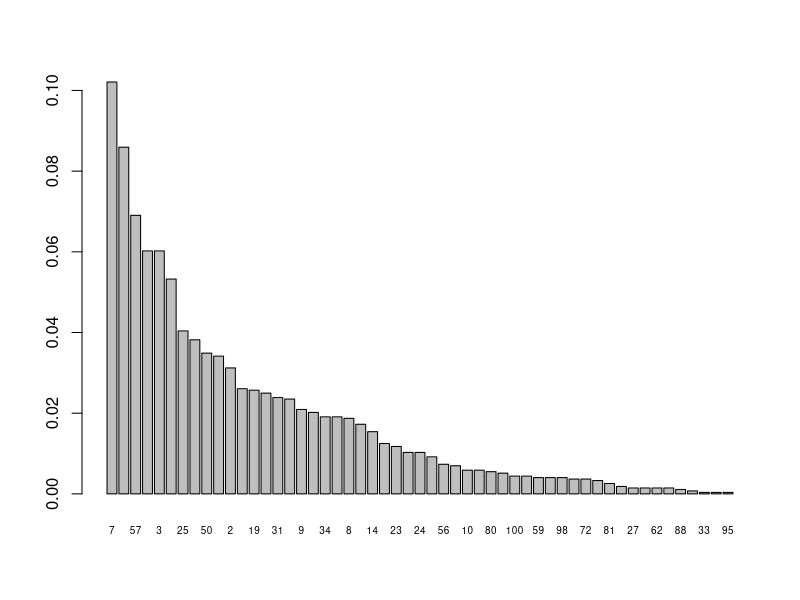
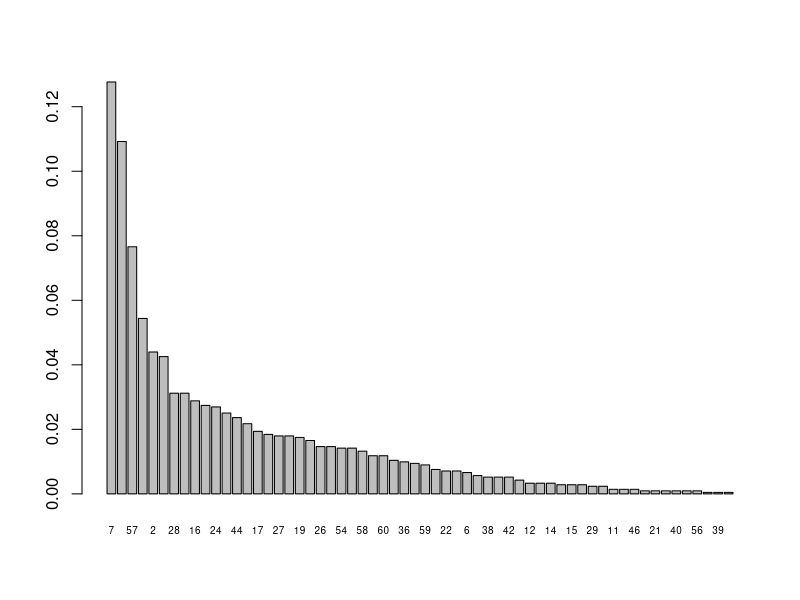
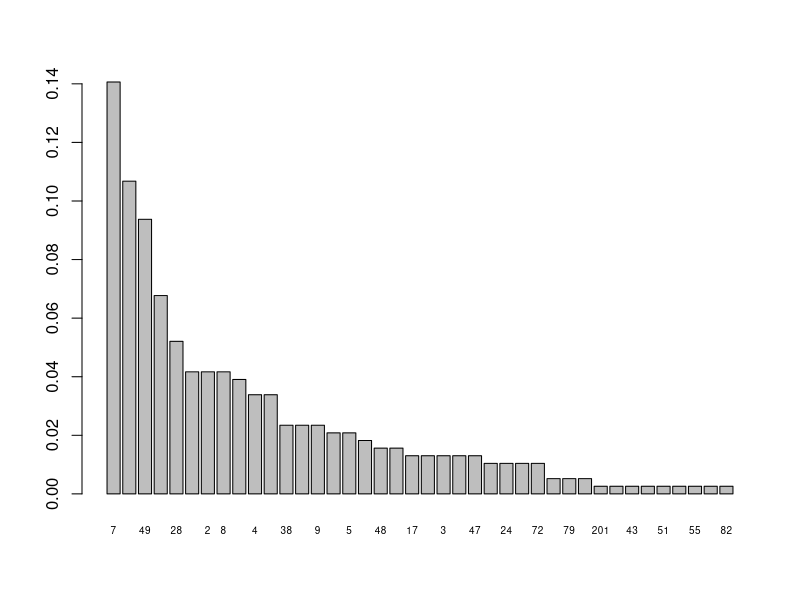
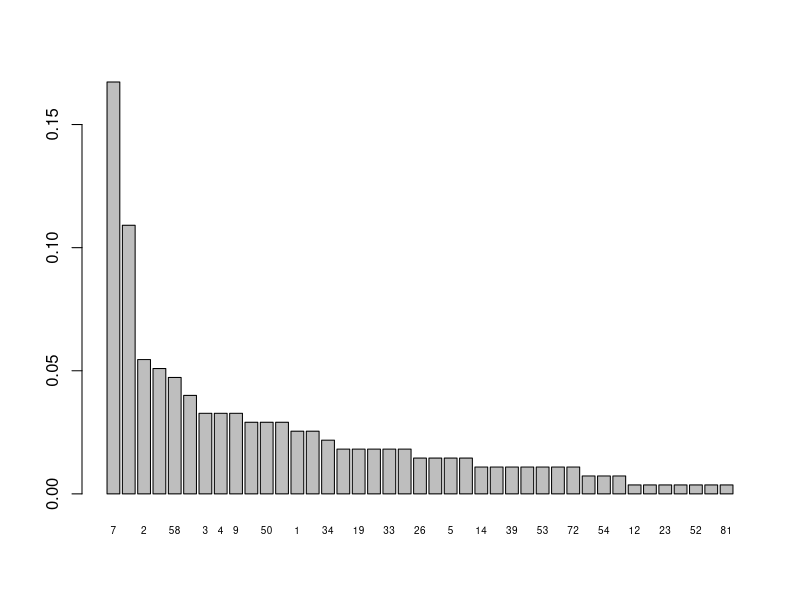
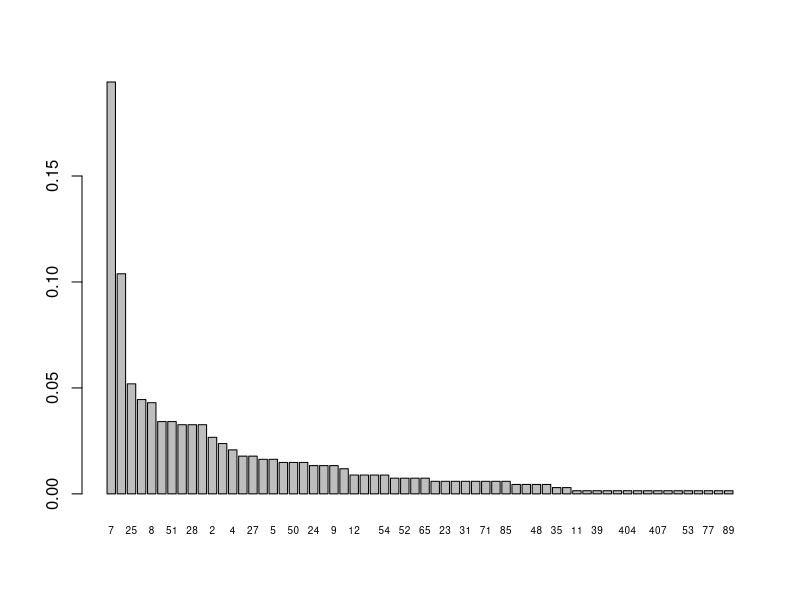
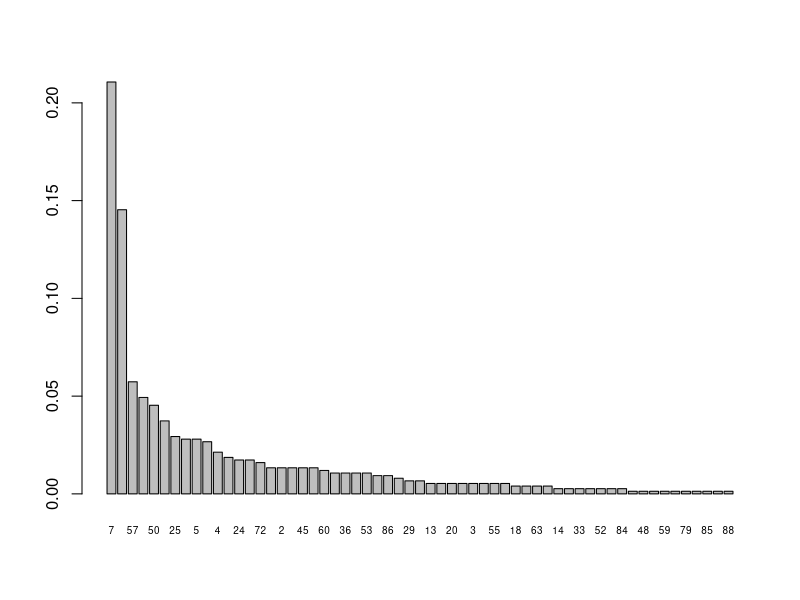
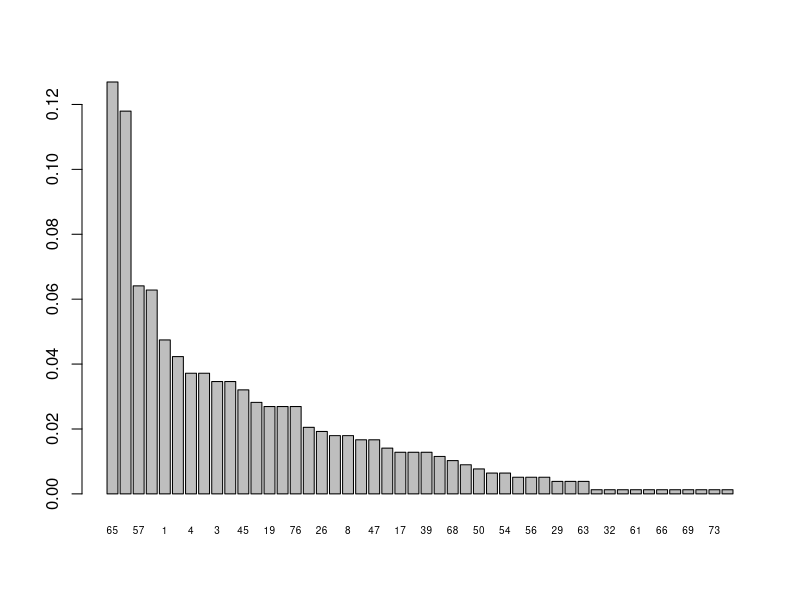
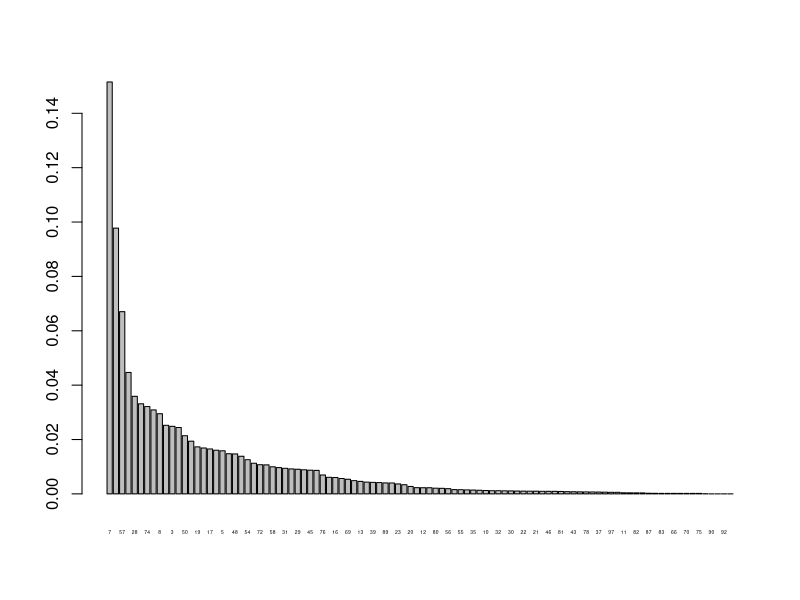

R code for these plots, in order: (Note: this script raises an error after producing the figures.)
## ---- chunk 1
## leave all of this setup chunk as is

library('tidyverse')
library('data.table')
library("plyr")
library("ggplot2")
ASL.Lex <- read_csv('ASL.Lex2.0.clean.csv')
SB <- read_csv("All Countries - clean.csv")

SB <- SB %>% mutate(LexicalClass = LexcialClass)

#For handshape, there are 91 possible values for SB. Other values are changed to NA
SB <- SB %>% filter(Handshape<91)

#Remove any straggler NAs.
SB <- SB %>% drop_na()

#Combine both databases into one.
combined_df <- merge(ASL.Lex, SB, all = TRUE)

#Change NonDom handshape --- to NAs
combined_df$NonDominantHandshape <- revalue(combined_df$NonDominantHandshape, c('---' = NA))

#For TISLR abstract
SB$NonDominantHandshape <- revalue(SB$NonDominantHandshape, c('---' = NA))
## ---- chunk 2
# Find frequency of each handshape for each langauge
ASL <- combined_df %>% filter(Language == "ASL") %>% group_by(Handshape) %>% dplyr::summarize(freq = n()) %>% arrange(desc(freq))
ASL$freq <- ASL$freq/sum(ASL$freq)

barplot(ASL$freq, names.arg=c(ASL$Handshape), cex.names=0.6)

HKG <- combined_df %>% filter(Language == "HKG - Hong Kong") %>% group_by(Handshape) %>% dplyr::summarize(freq = n()) %>% arrange(desc(freq))
HKG$freq <- HKG$freq/sum(HKG$freq)

barplot(HKG$freq, names.arg=c(HKG$Handshape), cex.names=0.6)

ID1 <- combined_df %>% filter(Language == "ID1 - Jakarta, Indonesia") %>% group_by(Handshape) %>% dplyr::summarize(freq = n()) %>% arrange(desc(freq))
ID1$freq <- ID1$freq/sum(ID1$freq)

barplot(ID1$freq, names.arg=c(ID1$Handshape), cex.names=0.6)

ID2 <- combined_df %>% filter(Language == "ID2 - Yogyakarta, Indonesia") %>% group_by(Handshape) %>% dplyr::summarize(freq = n()) %>% arrange(desc(freq))
ID2$freq <- ID2$freq/sum(ID2$freq)

barplot(ID2$freq, names.arg=c(ID2$Handshape), cex.names=0.6)

JPN <- combined_df %>% filter(Language == "JPN - Japan") %>% group_by(Handshape) %>% dplyr::summarize(freq = n()) %>% arrange(desc(freq))
JPN$freq <- JPN$freq/sum(JPN$freq)

barplot(JPN$freq, names.arg=c(JPN$Handshape), cex.names=0.6)

LKA <- combined_df %>% filter(Language == "LKA - Sri Lanka") %>% group_by(Handshape) %>% dplyr::summarize(freq = n()) %>% arrange(desc(freq))
LKA$freq <- LKA$freq/sum(LKA$freq)

barplot(LKA$freq, names.arg=c(LKA$Handshape), cex.names=0.6)

VN1 <- combined_df %>% filter(Language == "VN1 - Ho Chi Minh City, Vietnam") %>% group_by(Handshape) %>% dplyr::summarize(freq = n()) %>% arrange(desc(freq))
VN1$freq <- VN1$freq/sum(VN1$freq)

barplot(VN1$freq, names.arg=c(VN1$Handshape), cex.names=0.6)

freq_summary <- data.frame(matrix(ncol = 1, nrow = 100))
colnames(freq_summary) <- c("Handshape")
freq_summary$Handshape <- seq(1,100)

freq_summary <- merge(freq_summary,ASL,all.x = TRUE)
colnames(freq_summary)[which(names(freq_summary) == "freq")] <- "ASL"
freq_summary <- merge(freq_summary,HKG,all.x = TRUE)
colnames(freq_summary)[which(names(freq_summary) == "freq")] <- "HKG"
freq_summary <- merge(freq_summary,ID1,all.x = TRUE)
colnames(freq_summary)[which(names(freq_summary) == "freq")] <- "ID1"
freq_summary <- merge(freq_summary,ID2,all.x = TRUE)
colnames(freq_summary)[which(names(freq_summary) == "freq")] <- "ID2"
freq_summary <- merge(freq_summary,JPN,all.x = TRUE)
colnames(freq_summary)[which(names(freq_summary) == "freq")] <- "JPN"
freq_summary <- merge(freq_summary,LKA,all.x = TRUE)
colnames(freq_summary)[which(names(freq_summary) == "freq")] <- "LKA"
freq_summary <- merge(freq_summary,VN1,all.x = TRUE)
colnames(freq_summary)[which(names(freq_summary) == "freq")] <- "VN1"

# Find frequency of each handshape across languages (controlling for different sample sizes across langauges) 
freq_summary[is.na(freq_summary)] <- 0
freq_summary_no_index <- freq_summary %>% select(-Handshape)
freq_summary <- freq_summary %>% mutate(Average = rowMeans(freq_summary_no_index))
freq_summary <- freq_summary %>% arrange(desc(Average))
freq_summary$index <- seq(100)
barplot(freq_summary$Average, names.arg=c(freq_summary$Handshape), cex.names=0.3)
plot(-log(freq_summary$Average)[1:96], pch=19, lwd=0.1)



# Fifty percent for all

i <- 0
agg <- 0
while (agg < 0.5){
  i <- i + 1
  agg <- agg + freq_summary$Average[i]
}
freq_summary$Handshape[1:i]


# Fifty percent for each

# > handshapes.fifty.percent(JPN)
# [1] "7"  "49" "25" "57" "8"  "1"  "51"

handshapes.fifty.percent <- function(lang){
i <- 0
agg <- 0
while (agg < 0.5){
  i <- i + 1
  agg <- agg + lang$freq[i]
}
print(lang$Handshape[1:i])
}

ASL$index <- seq(nrow(ASL))
HKG$index <- seq(nrow(HKG))
ID1$index <- seq(nrow(ID1))
ID2$index <- seq(nrow(ID2))
JPN$index <- seq(nrow(JPN))
LKA$index <- seq(nrow(LKA))
VN1$index <- seq(nrow(VN1))

# More Visualization
ggplot(data=freq_summary, aes(x=index, y=Average)) + geom_bar(stat="Identity")

# Zipf (Power Law)
# Take log on both sides of the equation y = k * x ^ (-a)
# -> log(y) = -a * log(x) + log(k)

ASL.zipf.lm <- lm(log(freq) ~ log(index), data = ASL)
ggplot(data=ASL, aes(x=log(index), y=log(freq))) + geom_point(stat="Identity") +
  geom_abline(slope = coef(ASL.zipf.lm)[[2]], intercept = coef(ASL.zipf.lm)[[1]])
ggplot(data=ASL, aes(x=index, y=freq)) + geom_point(stat="Identity") +
  stat_function(fun=function(x){exp(coef(ASL.zipf.lm)[[1]]) * x^coef(ASL.zipf.lm)[[2]]})

HKG.zipf.lm <- lm(log(freq) ~ log(index), data = HKG)
ggplot(data=HKG, aes(x=log(index), y=log(freq))) + geom_point(stat="Identity") +
  geom_abline(slope = coef(HKG.zipf.lm)[[2]], intercept = coef(HKG.zipf.lm)[[1]])
ggplot(data=HKG, aes(x=index, y=freq)) + geom_point(stat="Identity") +
  stat_function(fun=function(x){exp(coef(HKG.zipf.lm)[[1]]) * x^coef(HKG.zipf.lm)[[2]]})

ID1.zipf.lm <- lm(log(freq) ~ log(index), data = ID1)
ggplot(data=ID1, aes(x=log(index), y=log(freq))) + geom_point(stat="Identity") +
  geom_abline(slope = coef(ID1.zipf.lm)[[2]], intercept = coef(ID1.zipf.lm)[[1]])
ggplot(data=ID1, aes(x=index, y=freq)) + geom_point(stat="Identity") +
  stat_function(fun=function(x){exp(coef(ID1.zipf.lm)[[1]]) * x^coef(ID1.zipf.lm)[[2]]})

ID2.zipf.lm <- lm(log(freq) ~ log(index), data = ID2)
ggplot(data=ID2, aes(x=log(index), y=log(freq))) + geom_point(stat="Identity") +
  geom_abline(slope = coef(ID2.zipf.lm)[[2]], intercept = coef(ID2.zipf.lm)[[1]])
ggplot(data=ID2, aes(x=index, y=freq)) + geom_point(stat="Identity") +
  stat_function(fun=function(x){exp(coef(ID2.zipf.lm)[[1]]) * x^coef(ID2.zipf.lm)[[2]]})

JPN.zipf.lm <- lm(log(freq) ~ log(index), data = JPN)
ggplot(data=JPN, aes(x=log(index), y=log(freq))) + geom_point(stat="Identity") +
  geom_abline(slope = coef(JPN.zipf.lm)[[2]], intercept = coef(JPN.zipf.lm)[[1]])
ggplot(data=JPN, aes(x=index, y=freq)) + geom_point(stat="Identity") +
  stat_function(fun=function(x){exp(coef(JPN.zipf.lm)[[1]]) * x^coef(JPN.zipf.lm)[[2]]})

LKA.zipf.lm <- lm(log(freq) ~ log(index), data = LKA)
ggplot(data=LKA, aes(x=log(index), y=log(freq))) + geom_point(stat="Identity") +
  geom_abline(slope = coef(LKA.zipf.lm)[[2]], intercept = coef(LKA.zipf.lm)[[1]])
ggplot(data=LKA, aes(x=index, y=freq)) + geom_point(stat="Identity") +
  stat_function(fun=function(x){exp(coef(LKA.zipf.lm)[[1]]) * x^coef(LKA.zipf.lm)[[2]]})

VN1.zipf.lm <- lm(log(freq) ~ log(index), data = VN1)
ggplot(data=VN1, aes(x=log(index), y=log(freq))) + geom_point(stat="Identity") +
  geom_abline(slope = coef(VN1.zipf.lm)[[2]], intercept = coef(VN1.zipf.lm)[[1]])
ggplot(data=VN1, aes(x=index, y=freq)) + geom_point(stat="Identity") +
  stat_function(fun=function(x){exp(coef(VN1.zipf.lm)[[1]]) * x^coef(VN1.zipf.lm)[[2]]})

# Get Rid of Zeroes
freq_summary_non_zero <- freq_summary %>% filter(row(freq_summary) <= 96)
# Summary Data in Zipf
total.zipf.lm <- lm(log(Average) ~ log(index), data = freq_summary_non_zero)
ggplot(data=freq_summary_non_zero, aes(x=log(index), y=log(Average))) + geom_point(stat="Identity") + geom_abline(slope = coef(total.zipf.lm)[[2]], intercept = coef(total.zipf.lm)[[1]],  color='orchid2', size=0.8) + ylab("Log of frequency") + xlab("Log of rank of handshape") + theme_bw()
ggplot(data=freq_summary_non_zero, aes(x=index, y=Average)) + geom_point(stat="Identity") +
  stat_function(fun=function(x){exp(coef(total.zipf.lm)[[1]]) * x^coef(total.zipf.lm)[[2]]},  color='orchid2', size=0.8) + ylab("Frequency") + xlab("Rank of handshape") + ylim(0, 0.21) + theme_bw()
summary(total.zipf.lm)


# Exponential Decay
# Take log on both sides of the equation y = k * e ^ (-l * x)
# -> log(y) = log(k) - l * x

ASL.exp.lm <- lm(log(freq) ~ index, data = ASL)
ggplot(data=ASL, aes(x=index, y=log(freq))) + geom_point(stat="Identity") +
  geom_abline(slope = coef(ASL.exp.lm)[[2]], intercept = coef(ASL.exp.lm)[[1]])
ggplot(data=ASL, aes(x=index, y=freq)) + geom_point(stat="Identity") +
  stat_function(fun=function(x){exp(coef(ASL.exp.lm)[[1]]) * exp(coef(ASL.exp.lm)[[2]] * x)})

HKG.exp.lm <- lm(log(freq) ~ index, data = HKG)
ggplot(data=HKG, aes(x=index, y=log(freq))) + geom_point(stat="Identity") +
  geom_abline(slope = coef(HKG.exp.lm)[[2]], intercept = coef(HKG.exp.lm)[[1]])
ggplot(data=HKG, aes(x=index, y=freq)) + geom_point(stat="Identity") +
  stat_function(fun=function(x){exp(coef(HKG.exp.lm)[[1]]) * exp(coef(HKG.exp.lm)[[2]] * x)})

ID1.exp.lm <- lm(log(freq) ~ index, data = ID1)
ggplot(data=ID1, aes(x=index, y=log(freq))) + geom_point(stat="Identity") +
  geom_abline(slope = coef(ID1.exp.lm)[[2]], intercept = coef(ID1.exp.lm)[[1]])
ggplot(data=ID1, aes(x=index, y=freq)) + geom_point(stat="Identity") +
  stat_function(fun=function(x){exp(coef(ID1.exp.lm)[[1]]) * exp(coef(ID1.exp.lm)[[2]] * x)})

ID2.exp.lm <- lm(log(freq) ~ index, data = ID2)
ggplot(data=ID2, aes(x=index, y=log(freq))) + geom_point(stat="Identity") +
  geom_abline(slope = coef(ID2.exp.lm)[[2]], intercept = coef(ID2.exp.lm)[[1]])
ggplot(data=ID2, aes(x=index, y=freq)) + geom_point(stat="Identity") +
  stat_function(fun=function(x){exp(coef(ID2.exp.lm)[[1]]) * exp(coef(ID2.exp.lm)[[2]] * x)})

JPN.exp.lm <- lm(log(freq) ~ index, data = JPN)
ggplot(data=JPN, aes(x=index, y=log(freq))) + geom_point(stat="Identity") +
  geom_abline(slope = coef(JPN.exp.lm)[[2]], intercept = coef(JPN.exp.lm)[[1]])
ggplot(data=JPN, aes(x=index, y=freq)) + geom_point(stat="Identity") +
  stat_function(fun=function(x){exp(coef(JPN.exp.lm)[[1]]) * exp(coef(JPN.exp.lm)[[2]] * x)})

LKA.exp.lm <- lm(log(freq) ~ index, data = LKA)
ggplot(data=LKA, aes(x=index, y=log(freq))) + geom_point(stat="Identity") +
  geom_abline(slope = coef(LKA.exp.lm)[[2]], intercept = coef(LKA.exp.lm)[[1]])
ggplot(data=LKA, aes(x=index, y=freq)) + geom_point(stat="Identity") +
  stat_function(fun=function(x){exp(coef(LKA.exp.lm)[[1]]) * exp(coef(LKA.exp.lm)[[2]] * x)})

VN1.exp.lm <- lm(log(freq) ~ index, data = VN1)
ggplot(data=VN1, aes(x=index, y=log(freq))) + geom_point(stat="Identity") +
  geom_abline(slope = coef(VN1.exp.lm)[[2]], intercept = coef(VN1.exp.lm)[[1]])
ggplot(data=VN1, aes(x=index, y=freq)) + geom_point(stat="Identity") +
  stat_function(fun=function(x){exp(coef(VN1.exp.lm)[[1]]) * exp(coef(VN1.exp.lm)[[2]] * x)})

# Summary data in Exponential Decay
total.exp.lm <- lm(log(Average) ~ index, data = freq_summary_non_zero)
ggplot(data=freq_summary_non_zero, aes(x=index, y=log(Average))) + geom_point(stat="Identity") + geom_abline(slope = coef(total.exp.lm)[[2]], intercept = coef(total.exp.lm)[[1]], color='orchid2', size=0.8) + ylab("Log of frequency") + xlab("Rank of handshape")+ theme_bw()
ggplot(data=freq_summary_non_zero, aes(x=index, y=Average)) + geom_point(stat="Identity") +
  stat_function(fun=function(x){exp(coef(total.exp.lm)[[1]]) * exp(coef(total.exp.lm)[[2]] * x)},  color='orchid2', size=0.8) + ylab("Frequency") + xlab("Rank of handshape") + theme_bw()
summary(total.exp.lm)
